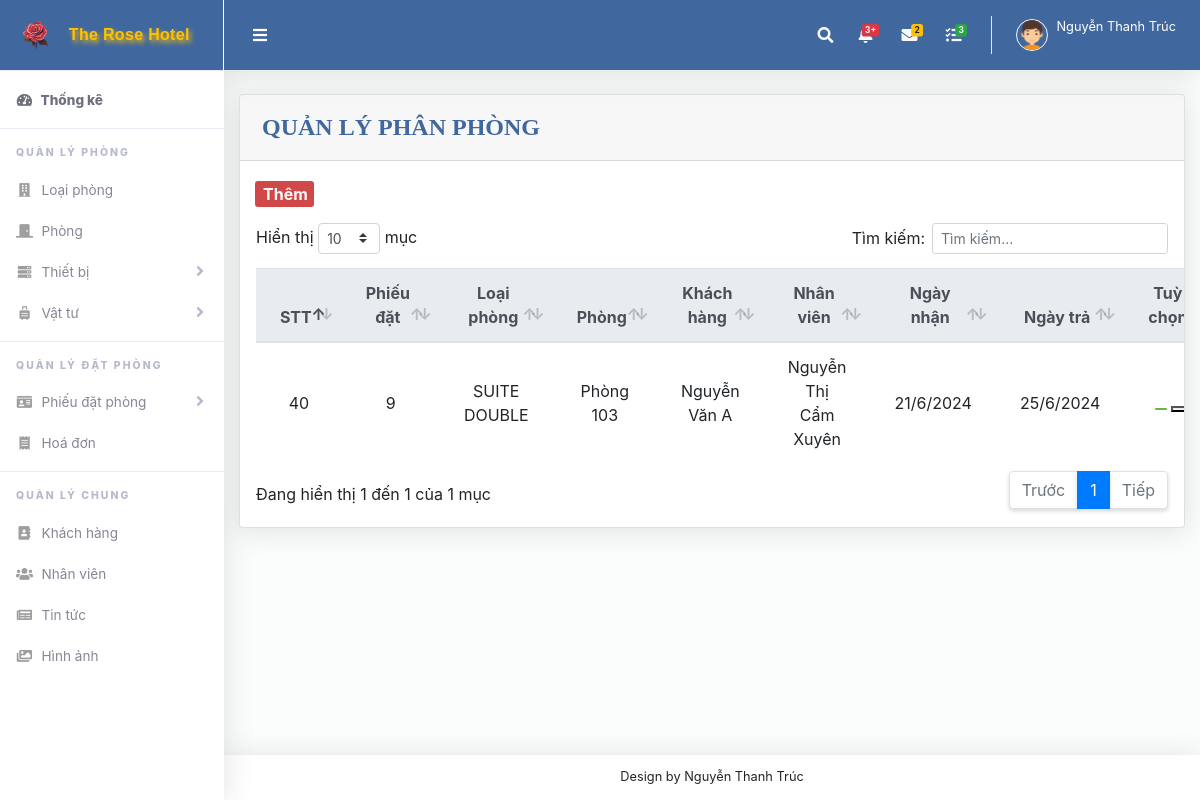
The app's page /phanphong.php (signed in) with its own data.
### tables this page shows
CREATE TABLE `o` (
  `ma_o` int(11) NOT NULL,
  `ma_phieu_dat` int(11) NOT NULL,
  `ma_loai` int(11) NOT NULL,
  `ma_phong` int(11) NOT NULL,
  `ma_kh` int(11) NOT NULL,
  `ma_nv` int(11) NOT NULL,
  `ngay_den` varchar(20) NOT NULL,
  `thoi_gian_den` varchar(20) NOT NULL,
  `ngay_di` varchar(20) NOT NULL,
  `thoi_gian_di` varchar(20) NOT NULL,
  `tong_tien` int(11) NOT NULL,
  `so_tien_da_coc` int(11) NOT NULL,
  `tong_so_tien_can_tra` int(11) NOT NULL,
  `so_tien_thuc_nhan` int(11) DEFAULT NULL,
  `tinh_trang` varchar(50) NOT NULL,
  `phu_thu_den_truoc` varchar(255) DEFAULT NULL,
  `so_tien_phu_thu_den_truoc` int(11) DEFAULT NULL,
  `phu_thu_den_sau` varchar(255) DEFAULT NULL,
  `so_tien_phu_thu_den_sau` int(11) DEFAULT NULL,
  `gia_han_phong` varchar(255) DEFAULT NULL,
  `so_tien_gia_han_phong` int(11) DEFAULT NULL,
  `ghi_chu` varchar(200) NOT NULL
);

CREATE TABLE `phieu_dat` (
  `ma_phieu_dat` int(11) NOT NULL,
  `ma_kh` int(11) DEFAULT NULL,
  `ma_loai` int(11) NOT NULL,
  `ma_nv` int(11) DEFAULT NULL,
  `ngay_dat` varchar(20) NOT NULL,
  `ngay_nhan` varchar(20) NOT NULL,
  `ngay_tra` varchar(20) NOT NULL,
  `so_luong_nguoi_lon` int(11) NOT NULL,
  `so_luong_tre_em` int(11) NOT NULL,
  `phu_thu_tre_em` int(11) DEFAULT NULL,
  `so_luong_phong_dat` int(11) NOT NULL,
  `tien_coc` varchar(20) NOT NULL,
  `tong_tien` int(11) NOT NULL,
  `trang_thai` varchar(50) NOT NULL
);

CREATE TABLE `loai_phong` (
  `ma_loai` int(11) NOT NULL,
  `ten_loai` varchar(100) NOT NULL,
  `anh_loai_phong` text NOT NULL,
  `dien_tich` varchar(20) NOT NULL,
  `chi_tiet_phong` varchar(100) NOT NULL,
  `so_luong` int(11) NOT NULL,
  `gia_phong` varchar(100) NOT NULL
);

CREATE TABLE `phong` (
  `ma_phong` int(11) NOT NULL,
  `ma_loai` int(11) NOT NULL,
  `ten_phong` varchar(100) NOT NULL
);

CREATE TABLE `khach_hang` (
  `ma_kh` int(11) NOT NULL,
  `ho_ten` varchar(100) NOT NULL,
  `gioi_tinh` varchar(20) NOT NULL,
  `cccd` varchar(50) NOT NULL,
  `sdtkh` int(11) NOT NULL,
  `emailkh` varchar(50) NOT NULL,
  `dia_chi` varchar(255) NOT NULL,
  `matkhaukh` varchar(50) NOT NULL
);

CREATE TABLE `nhan_vien` (
  `ma_nv` int(11) NOT NULL,
  `ho_ten` varchar(100) NOT NULL,
  `gioi_tinh` varchar(20) NOT NULL,
  `cccd` varchar(50) NOT NULL,
  `ngay_sinh` varchar(20) NOT NULL,
  `sdtnv` varchar(255) NOT NULL,
  `dia_chi` varchar(100) NOT NULL,
  `user` varchar(50) NOT NULL,
  `pass` varchar(50) NOT NULL,
  `quyen` int(11) NOT NULL,
  `tinh_trang` varchar(100) NOT NULL
);

### phanphong.php (the view, shortened to what this page needs)
<?php include ("header.php");
?>
<div class="row">
    <div class="col-lg-12">
        <div class="card mb-4">
            <div class="card-header py-3 d-flex flex-row align-items-center justify-content-between">
                <h6>QUẢN LÝ PHÂN PHÒNG</h6>
            </div>
            <a class="btthem" href="thempp.php"><button><ion-icon name="add-circle"></ion-icon>Thêm</button></a>
            <div class="table-responsive p-3">
                <table class="table align-items-center table-flush" id="dataTable">
                    <thead class="thead-light">
                        <tr>
                            <th>STT</th>
                            <th>Phiếu đặt</th>
                            <th>Loại phòng</th>
                            <th>Phòng</th>
                            <th>Khách hàng</th>
                            <th>Nhân viên</th>
                            <th>Ngày nhận</th>
                            <th>Ngày trả</th>
                            <th>Tuỳ chọn</th>
                        </tr>
                    </thead>
                    <tbody>
                        <?php
                        include ("ketnoi.php");
                        $sql = "select * from o ";
                        $kq = mysqli_query($conn, $sql) or die("Không thể xuất thông tin " . mysqli_error());
                        while ($row = mysqli_fetch_array($kq)) {
                            $phieu_dats = $row["ma_phieu_dat"];
                            $sql2 = "SELECT * FROM phieu_dat WHERE ma_phieu_dat='" . $phieu_dats . "'";
                            $kq2 = mysqli_query($conn, $sql2) or die("Không thể xuất thông tin " . mysqli_error());
                            $phieu_dat = mysqli_fetch_array($kq2);
                            $loai_phongs = $row["ma_loai"];
                            $sql2 = "SELECT * FROM loai_phong WHERE ma_loai='" . $loai_phongs . "'";
                            $kq2 = mysqli_query($conn, $sql2) or die("Không thể xuất thông tin " . mysqli_error());
                            $loai_phong = mysqli_fetch_array($kq2);
                            $phongs = $row["ma_phong"];
                            $sql2 = "SELECT * FROM phong WHERE ma_phong='" . $phongs . "'";
                            $kq2 = mysqli_query($conn, $sql2) or die("Không thể xuất thông tin " . mysqli_error());
                            $phong = mysqli_fetch_array($kq2);
                            $khach_hangs = $row["ma_kh"];
                            $sql3 = "SELECT * FROM khach_hang WHERE ma_kh='" . $khach_hangs . "'";
                            $kq3 = mysqli_query($conn, $sql3) or die("Không thể xuất thông tin " . mysqli_error());
                            $khach_hang = mysqli_fetch_array($kq3);
                            $nhan_viens = $row["ma_nv"];
                            $sql3 = "SELECT * FROM nhan_vien WHERE ma_nv='" . $nhan_viens . "'";
                            $kq3 = mysqli_query($conn, $sql3) or die("Không thể xuất thông tin " . mysqli_error());
                            $nhan_vien = mysqli_fetch_array($kq3);
                            echo "<tr>";
                            echo "<td>" . $row["ma_o"] . "</td>";
                            $usern = $row["ma_o"];
                            echo "<td>" . $phieu_dat["ma_phieu_dat"] . "</td>";
                            echo "<td>" . $loai_phong["ten_loai"] . "</td>";
                            echo "<td>" . $phong["ten_phong"] . "</td>";
                            echo "<td>" . $khach_hang["ho_ten"] . "</td>";
                            echo "<td>" . $nhan_vien["ho_ten"] . "</td>";
                            echo "<td>" . $row["ngay_den"] . "</td>";
                            echo "<td>" . $row["ngay_di"] . "</td>";
                            echo "<td>
                            <a href='chitietpp.php?user=$usern'><button class='eye'><ion-icon name='eye'></ion-icon></button></a>
                            <a href='suapp.php?user=$usern'><button><ion-icon name='pencil'></ion-icon></button></a>
                            </td>";
                                echo "</tr>";
                            }
                        ?>
                    </tbody>
                </table>
            </div>
        </div>
    </div>
</div>
<?php include ("footer.php"); ?>

### phanphong.php (style rules this page uses)
.btthem>button { display: flex; color: #fafafa; font-weight: bolder; border: none; background-color: #D04848; border-radius: 3px; margin-left: 15px; margin-top: 20px; gap: 2px; justify-content: center; align-items: center; }
.eye { color: white; border: none; background-color:#65B741; border-radius: 3px; }
h6 { font-size: 1.5rem; font-family: Tahoma; color: #40679E; font-weight: 600; margin: 2px; }
.table th, .table td { text-align: center; vertical-align: middle; }

### records on screen
o: ma_o "40", ma_phieu_dat.ma_phieu_dat "9", ma_loai.ten_loai "SUITE DOUBLE", ma_phong.ten_phong "Phòng 103", ma_kh.ho_ten "Nguyễn Văn A", ma_nv.ho_ten "Nguyễn Thị Cẩm Xuyên", ngay_den "21/6/2024", ngay_di "25/6/2024"

### other values on screen
$_SESSION['ho_ten'] "Nguyễn Thanh Trúc"
